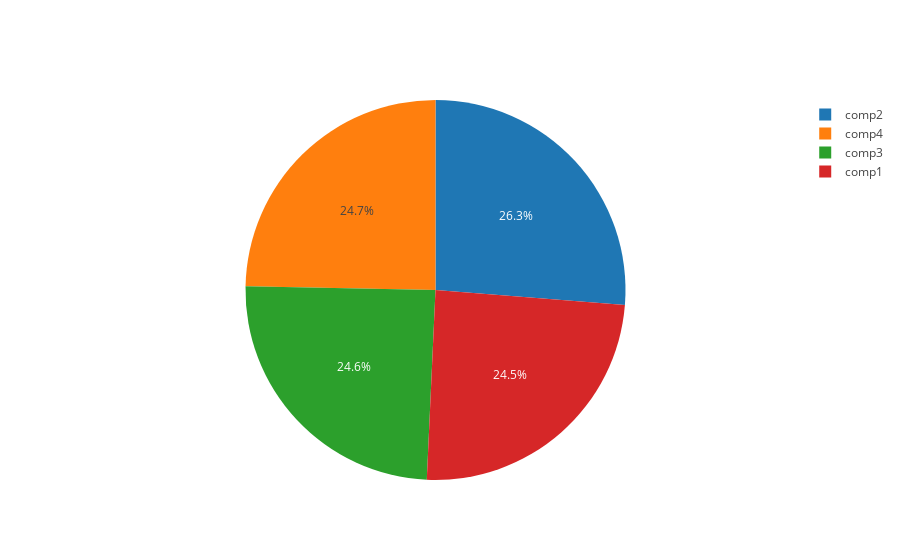

Notebook source saved alongside this figure:
### Markdown cell above
## Maintenance

These are the scheduled and unscheduled maintenance records which correspond to both regular inspection of components as well as failures. A record is generated if a component is replaced during the scheduled inspection or replaced due to a breakdown. The records that are created due to breakdowns will be called failures which is explained in the later sections. Maintenance data has both 2014 and 2015 records.

### Code cell
maint.createOrReplaceTempView("maint")
data = spark.sql("""SELECT COUNT(datetime) as Total_Error, comp 
                 FROM maint
                 GROUP BY comp""")

trace = [go.Pie(labels = data.toPandas().comp, values= data.toPandas().Total_Error)]
iplot(trace)

### Figure 1 — Plotly figure (JSON) as saved in the notebook; plotly's stock layout.template omitted (floating-point values rounded to 4 significant figures)
{"data": [{"labels": ["comp1", "comp2", "comp3", "comp4"], "type": "pie", "values": [804, 863, 808, 811]}], "layout": {}}
